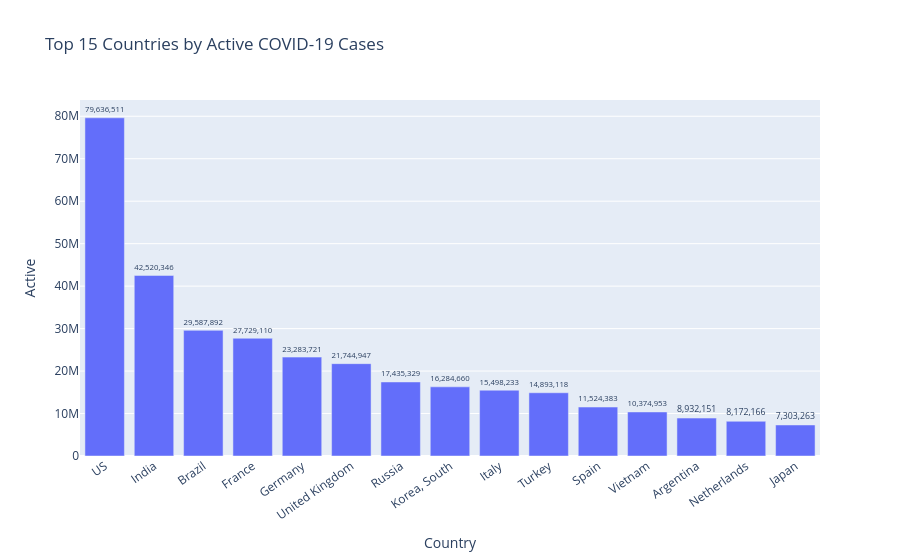

The notebook cell saved with this chart:
### Code cell
top15 = df_latest.sort_values("Active",ascending=False).head(15)
fig_bar= px.bar(
    top15,
    x="Country",
    y = "Active",
    title="Top 15 Countries by Active COVID-19 Cases",
    text ="Active"
)
fig_bar.update_traces(texttemplate="%{text:,}",textposition="outside")
fig_bar.update_layout(xaxis_tickangle=-35)
fig_bar.show()

### Figure 1 — Plotly figure (JSON) as saved in the notebook; plotly's stock layout.template omitted (floating-point values rounded to 4 significant figures)
{"data": [{"alignmentgroup": "True", "hovertemplate": "Country=%{x}<br>Active=%{text}<extra></extra>", "legendgroup": "", "marker": {"color": "#636efa", "pattern": {"shape": ""}}, "name": "", "offsetgroup": "", "orientation": "v", "showlegend": false, "text": [79636511, 42520346, 29587892, 27729110, 23283721, 21744947, 17435329, 16284660, 15498233, 14893118, 11524383, 10374953, 8932151, 8172166, 7303263], "textposition": "outside", "texttemplate": "%{text:,}", "type": "bar", "x": ["US", "India", "Brazil", "France", "Germany", "United Kingdom", "Russia", "Korea, South", "Italy", "Turkey", "Spain", "Vietnam", "Argentina", "Netherlands", "Japan"], "xaxis": "x", "y": [79636511, 42520346, 29587892, 27729110, 23283721, 21744947, 17435329, 16284660, 15498233, 14893118, 11524383, 10374953, 8932151, 8172166, 7303263], "yaxis": "y"}], "layout": {"barmode": "relative", "legend": {"tracegroupgap": 0}, "title": {"text": "Top 15 Countries by Active COVID-19 Cases"}, "xaxis": {"anchor": "y", "domain": [0, 1], "tickangle": -35, "title": {"text": "Country"}}, "yaxis": {"anchor": "x", "domain": [0, 1], "title": {"text": "Active"}}}}
